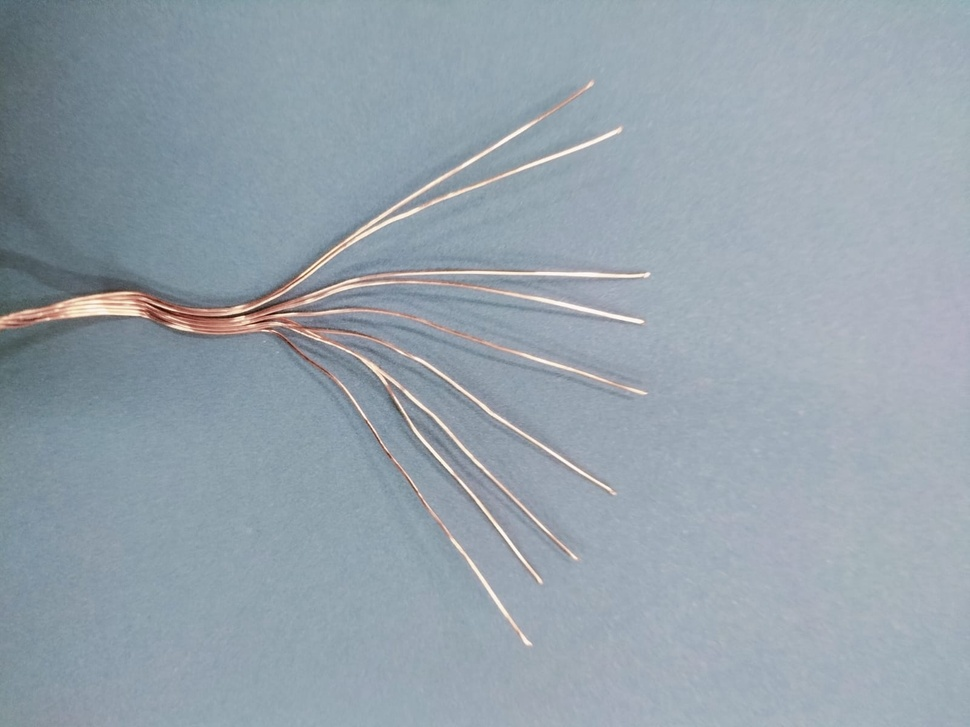
#> input picture data/dataset/images/train/11kwt.jpeg, 970 x 727 px, shrunk from 1600 x 1200 before the run; its folder holds only this picture in this run
$ python augment.py
#> lines starting #> are read from the running program, lines starting #| are printed output that depends on the picture
"""
Auto-Augmentation Script untuk YOLO Dataset
Menghasilkan 8 variasi dari setiap gambar + otomatis update label
"""

import cv2
import numpy as np
from pathlib import Path
import random
import shutil
import argparse

class YOLOAugmentor:
    def __init__(self, image_input_dir, label_input_dir, image_output_dir, label_output_dir, num_variations=8):
        self.image_input_dir = Path(image_input_dir)
        self.label_input_dir = Path(label_input_dir)
        self.image_output_dir = Path(image_output_dir)
        self.label_output_dir = Path(label_output_dir)
        self.num_variations = num_variations

        # Extensions yang didukung
        self.image_exts = {'.jpg', '.jpeg', '.png', '.bmp', '.webp'}

        # Buat direktori output
        self.image_output_dir.mkdir(parents=True, exist_ok=True)
        self.label_output_dir.mkdir(parents=True, exist_ok=True)

    def load_yolo_labels(self, label_path):
        """Load label YOLO format"""
        if not label_path.exists():
            return []
        boxes = []
        with open(label_path, 'r') as f:
            for line in f:
                parts = line.strip().split()
                if len(parts) == 5:
                    cls, cx, cy, w, h = map(float, parts)
                    boxes.append((int(cls), cx, cy, w, h))
        return boxes

    def save_yolo_labels(self, boxes, label_path):
        """Save label YOLO format"""
        with open(label_path, 'w') as f:
            for cls, cx, cy, w, h in boxes:
                f.write(f"{cls} {cx:.6f} {cy:.6f} {w:.6f} {h:.6f}\n")

    def apply_flip_horizontal(self, image, boxes):
        """Flip horizontal"""
        new_image = cv2.flip(image, 1)
        new_boxes = []
        for cls, cx, cy, w, h in boxes:
            new_boxes.append((cls, 1.0 - cx, cy, w, h))
        return new_image, new_boxes

    def apply_brightness(self, image, boxes, factor):
        """Ubah brightness"""
        hsv = cv2.cvtColor(image, cv2.COLOR_BGR2HSV)
        hsv = hsv.astype(np.float32)
        hsv[:, :, 2] = hsv[:, :, 2] * factor
        hsv[:, :, 2] = np.clip(hsv[:, :, 2], 0, 255)
        hsv = hsv.astype(np.uint8)
        new_image = cv2.cvtColor(hsv, cv2.COLOR_HSV2BGR)
        return new_image, boxes

    def apply_contrast(self, image, boxes, alpha):
        """Ubah contrast"""
        new_image = cv2.convertScaleAbs(image, alpha=alpha, beta=0)
        return new_image, boxes

    def apply_rotation_90(self, image, boxes):
        """Rotate 90 derajat clockwise"""
        h, w = image.shape[:2]
        new_image = cv2.rotate(image, cv2.ROTATE_90_CLOCKWISE)
        new_h, new_w = new_image.shape[:2]
        new_boxes = []
        for cls, cx, cy, bw, bh in boxes:
            # Transform koordinat
            new_cx = cy
            new_cy = 1.0 - cx
            new_bw = bh * (new_w / w)
            new_bh = bw * (new_h / h)
            new_boxes.append((cls, new_cx, new_cy, new_bw, new_bh))
        return new_image, new_boxes

    def apply_rotation_180(self, image, boxes):
        """Rotate 180 derajat"""
        new_image = cv2.rotate(image, cv2.ROTATE_180)
        new_boxes = []
        for cls, cx, cy, w, h in boxes:
            new_boxes.append((cls, 1.0 - cx, 1.0 - cy, w, h))
        return new_image, new_boxes

    def apply_rotation_270(self, image, boxes):
        """Rotate 270 derajat clockwise"""
        h, w = image.shape[:2]
        new_image = cv2.rotate(image, cv2.ROTATE_90_COUNTERCLOCKWISE)
        new_h, new_w = new_image.shape[:2]
        new_boxes = []
        for cls, cx, cy, bw, bh in boxes:
            new_cx = 1.0 - cy
            new_cy = cx
            new_bw = bh * (new_w / w)
            new_bh = bw * (new_h / h)
            new_boxes.append((cls, new_cx, new_cy, new_bw, new_bh))
        return new_image, new_boxes

    def apply_blur(self, image, boxes, kernel_size=5):
        """Tambah blur gaussian"""
        new_image = cv2.GaussianBlur(image, (kernel_size, kernel_size), 0)
        return new_image, boxes

    def apply_noise(self, image, boxes, sigma=10):
        """Tambah noise"""
        noise = np.random.normal(0, sigma, image.shape).astype(np.float32)
        new_image = image.astype(np.float32) + noise
        new_image = np.clip(new_image, 0, 255).astype(np.uint8)
        return new_image, boxes

    def apply_saturation(self, image, boxes, factor):
        """Ubah saturation"""
        hsv = cv2.cvtColor(image, cv2.COLOR_BGR2HSV)
        hsv = hsv.astype(np.float32)
        hsv[:, :, 1] = hsv[:, :, 1] * factor
        hsv[:, :, 1] = np.clip(hsv[:, :, 1], 0, 255)
        hsv = hsv.astype(np.uint8)
        new_image = cv2.cvtColor(hsv, cv2.COLOR_HSV2BGR)
        return new_image, boxes

    def generate_variations(self, image, boxes):
        """Generate semua variasi dari satu gambar"""
        variations = []
        aug_funcs = [
            ("flip_h", self.apply_flip_horizontal),
            ("bright_1.3", lambda img, b: self.apply_brightness(img, b, 1.3)),
            ("bright_0.7", lambda img, b: self.apply_brightness(img, b, 0.7)),
            ("contrast_1.3", lambda img, b: self.apply_contrast(img, b, 1.3)),
            ("contrast_0.7", lambda img, b: self.apply_contrast(img, b, 0.7)),
            ("rot90", self.apply_rotation_90),
            ("rot180", self.apply_rotation_180),
            ("rot270", self.apply_rotation_270),
            ("blur", self.apply_blur),
            ("noise", lambda img, b: self.apply_noise(img, b, 15)),
            ("sat_1.3", lambda img, b: self.apply_saturation(img, b, 1.3)),
            ("sat_0.7", lambda img, b: self.apply_saturation(img, b, 0.7)),
        ]

        # Ambil 8 variasi acak (atau semua jika kurang dari 8)
        selected = random.sample(aug_funcs, min(self.num_variations, len(aug_funcs)))

        for name, func in selected:
            try:
                new_img, new_boxes = func(image.copy(), boxes)
                variations.append((name, new_img, new_boxes))
            except Exception as e:
                print(f"  Warning: Gagal augmentasi {name}: {e}")

        return variations

    def process_all(self):
        """Process semua gambar di direktori"""
        # Ambil semua gambar
        images = sorted([
            f for f in self.image_input_dir.iterdir()
            if f.suffix.lower() in self.image_exts
        ])

        total_original = len(images)
        total_augmented = 0

        print(f"\n📁 Image Input: {self.image_input_dir}")
        print(f"📁 Label Input: {self.label_input_dir}")
        print(f"📁 Image Output: {self.image_output_dir}")
        print(f"📁 Label Output: {self.label_output_dir}")
        print(f"🖼️  Gambar asli: {total_original}")
        print(f"🔄 Variasi per gambar: {self.num_variations}")
        print(f"📊 Estimasi total: {total_original * self.num_variations} augmented")
        print("\n" + "="*50)

        for img_path in images:
            # Load gambar
            image = cv2.imread(str(img_path))
#> image is the input picture: shape (727, 970, 3); mean B, G, R 172.4, 162.5, 149.9
            if image is None:
                print(f"❌ Gagal load: {img_path.name}")
                continue

            # Load labels dari direktori label yang benar
            label_path = self.label_input_dir / f"{img_path.stem}.txt"
            boxes = self.load_yolo_labels(label_path)

            print(f"\n🖼️  {img_path.name} ({len(boxes)} boxes)")

            # Generate variasi
            variations = self.generate_variations(image, boxes)
#> the loop in generate_variations, `for name, func in selected:` made 8 passes
#> pass 1, in apply_rotation_180, `new_image = cv2.rotate(image, cv2.ROTATE_180)`:
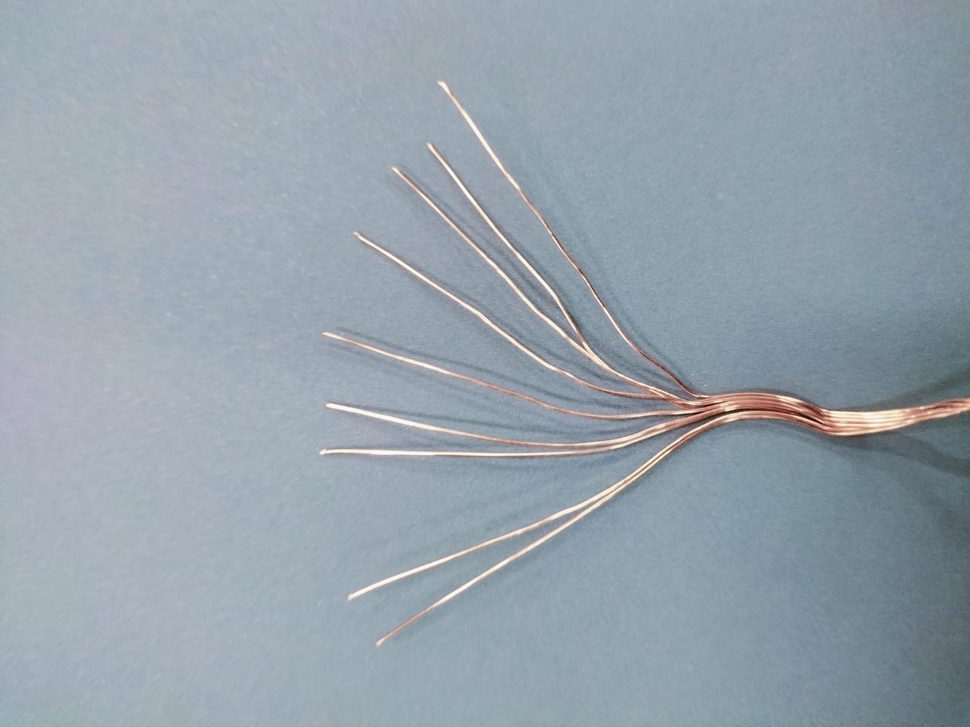
#> new_image: shape (727, 970, 3); mean of channels 0, 1, 2 172.4, 162.5, 149.9; drawn as B, G, R
#> after the loop in generate_variations, `for name, func in selected:`: variations = 8 items
#> variations = 8 items

            # Simpan original juga
            base_name = img_path.stem
            ext = img_path.suffix

            # Simpan original
            cv2.imwrite(str(self.image_output_dir / f"{base_name}_orig{ext}"), image)
            self.save_yolo_labels(boxes, self.label_output_dir / f"{base_name}_orig.txt")

            # Simpan variasi
            for i, (aug_name, aug_img, aug_boxes) in enumerate(variations):
                new_name = f"{base_name}_{aug_name}{ext}"
                new_label = f"{base_name}_{aug_name}.txt"

                success = cv2.imwrite(str(self.image_output_dir / new_name), aug_img)
                if success:
                    self.save_yolo_labels(aug_boxes, self.label_output_dir / new_label)
                    print(f"  ✅ {new_name}")
                    total_augmented += 1
                else:
                    print(f"  ❌ Gagal simpan: {new_name}")
#> this loop made 8 passes
#> (aug_name, new_name, new_label) on pass 3: ('flip_h', '11kwt_flip_h.jpeg', '11kwt_flip_h.txt')
#> (aug_name, new_label) on passes 1, 2, 4, 5, 6, 7: ('rot180', '11kwt_rot180.txt'), ('sat_0.7', '11kwt_sat_0.7.txt'), ('contrast_0.7', '11kwt_contrast_0.7.txt'), ('rot270', '11kwt_rot270.txt'), ('contrast_1.3', '11kwt_contrast_1.3.txt'), ('bright_0.7', '11kwt_bright_0.7.txt')
#|   ✅ 11kwt_rot180.jpeg
#|   ✅ 11kwt_sat_0.7.jpeg
#|   ✅ 11kwt_flip_h.jpeg
#|   ✅ 11kwt_contrast_0.7.jpeg
#|   ✅ 11kwt_rot270.jpeg
#|   ✅ 11kwt_contrast_1.3.jpeg
#|   ✅ 11kwt_bright_0.7.jpeg
#|   ✅ 11kwt_sat_1.3.jpeg
#> after the loop, total_augmented = 8

            print(f"  → Total: 1 original + {len(variations)} variasi")
#|   → Total: 1 original + 8 variasi

        print("\n" + "="*50)
        print(f"✅ SELESAI!")
        print(f"   Original: {total_original}")
        print(f"   Augmented: {total_augmented}")
#|    Augmented: 8
        print(f"   Total file: {total_original + total_augmented}")
#|    Total file: 9
        print(f"   Lokasi Gambar: {self.image_output_dir}")
#|    Lokasi Gambar: data/dataset/images/augmented
        print(f"   Lokasi Label: {self.label_output_dir}")
#|    Lokasi Label: data/dataset/labels/augmented


def main():
    parser = argparse.ArgumentParser(description='YOLO Auto-Augmentation')
    parser.add_argument('--image-input', '-i', type=str,
                        default='data/dataset/images/train',
                        help='Direktori gambar input')
    parser.add_argument('--label-input', '-li', type=str,
                        default='data/dataset/labels/train',
                        help='Direktori label input')
    parser.add_argument('--output', '-o', type=str,
                        default='data/dataset/images/augmented',
                        help='Direktori output gambar')
    parser.add_argument('--label-output', '-lo', type=str,
                        default='data/dataset/labels/augmented',
                        help='Direktori output label')
    parser.add_argument('--variations', '-v', type=int,
                        default=8,
                        help='Jumlah variasi per gambar (default: 8)')

    args = parser.parse_args()

    print("🚀 YOLO Auto-Augmentation Script")
    print("="*50)

    image_input_dir = Path(args.image_input)
    label_input_dir = Path(args.label_input)
    output_dir = Path(args.output)

    if not image_input_dir.exists():
        print(f"❌ Direktori gambar tidak ditemukan: {image_input_dir}")
        return

    if not label_input_dir.exists():
        print(f"❌ Direktori label tidak ditemukan: {label_input_dir}")
        return

    # Pastikan direktori output ada
    output_dir = Path(args.output)
    label_output_dir = Path(args.label_output)
    output_dir.mkdir(parents=True, exist_ok=True)
    label_output_dir.mkdir(parents=True, exist_ok=True)

    augmentor = YOLOAugmentor(
        image_input_dir=image_input_dir,
        label_input_dir=label_input_dir,
        image_output_dir=output_dir,
        label_output_dir=label_output_dir,
        num_variations=args.variations
    )
    augmentor.process_all()

    print("\n✅ Semua augmentasi selesai!")


if __name__ == "__main__":
    main()

$ run again, on data/dataset/images/train/1kwt.jpeg
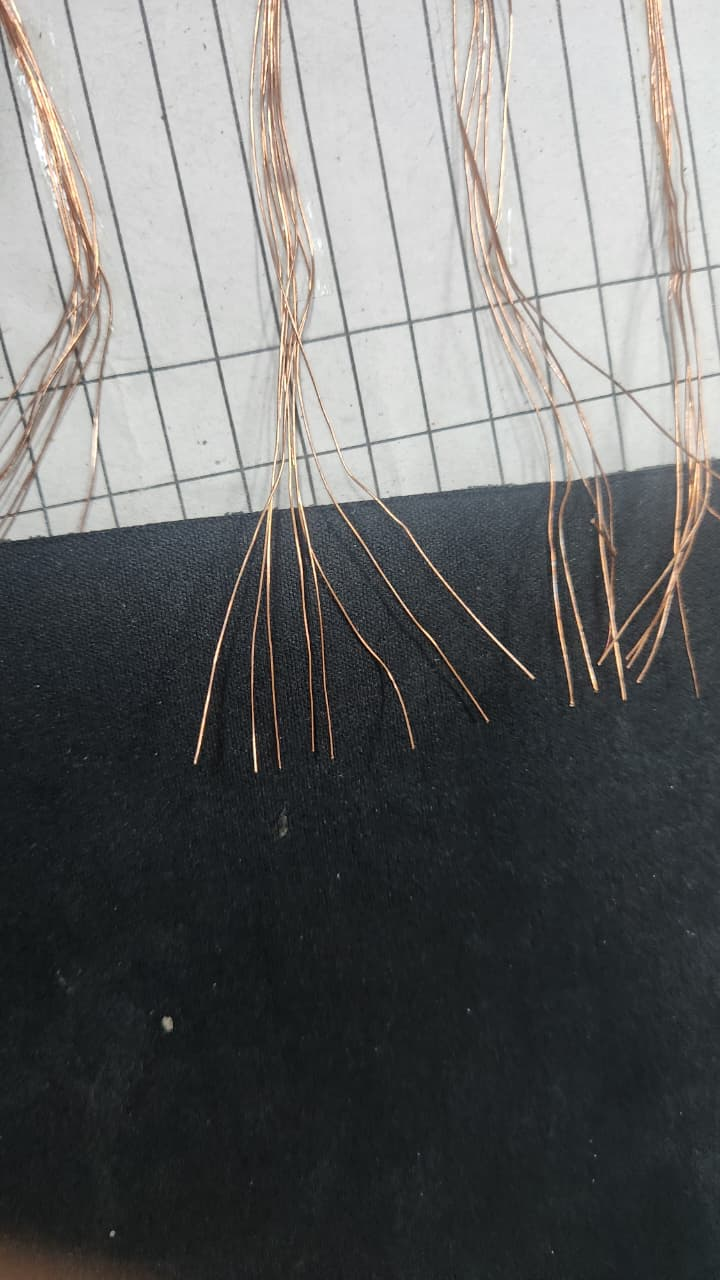
#> input picture data/dataset/images/train/1kwt.jpeg, 720 x 1280 px
#> in process_all, image is the input picture: shape (1280, 720, 3); mean B, G, R 105.4, 105.6, 104.7
#> the loop in generate_variations, `for name, func in selected:` made 8 passes
#> pass 1, in apply_rotation_180, `new_image = cv2.rotate(image, cv2.ROTATE_180)`:
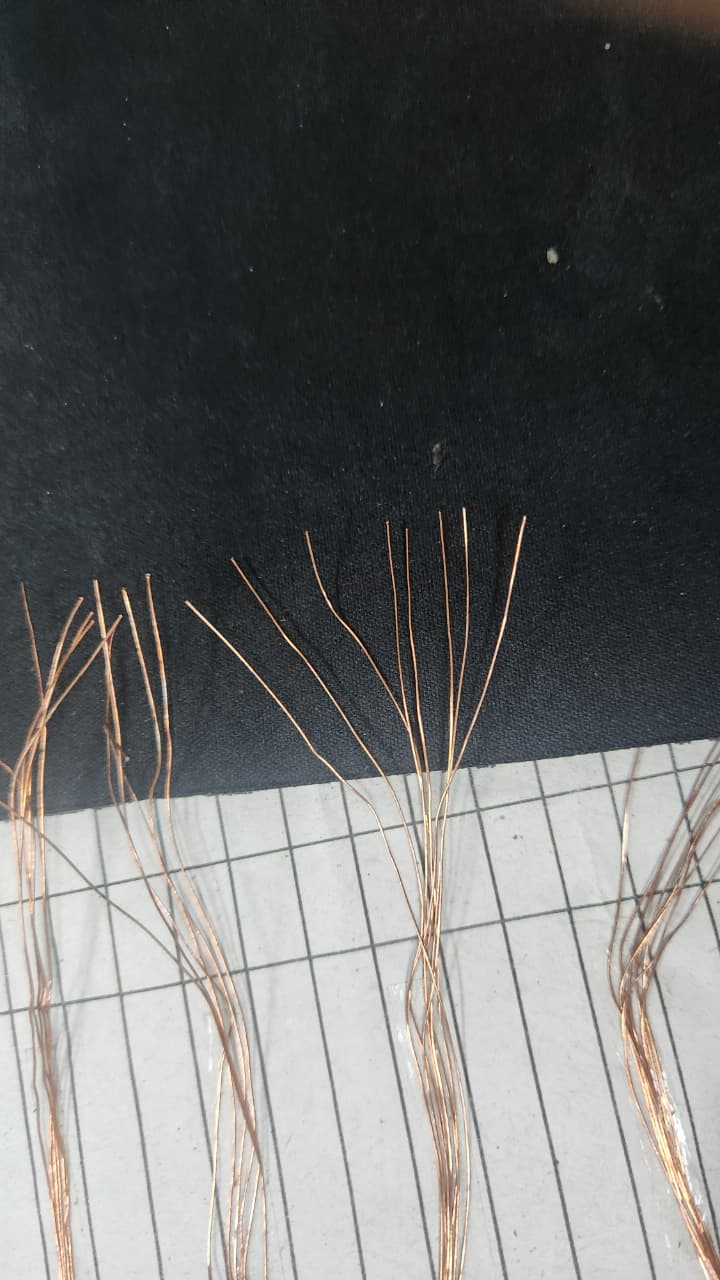
#> new_image: shape (1280, 720, 3); mean of channels 0, 1, 2 105.4, 105.6, 104.7; drawn as B, G, R
#> after the loop in generate_variations, `for name, func in selected:`: variations = 8 items
#> the loop in process_all, `for i, (aug_name, aug_img, aug_boxes) in enumerate(variations):` made 8 passes
#> (aug_name, new_name, new_label) on pass 3: ('flip_h', '1kwt_flip_h.jpeg', '1kwt_flip_h.txt')
#> (printed output is left out)
#> after the loop in process_all, `for i, (aug_name, aug_img, aug_boxes) in enumerate(variations):`: total_augmented = 8
#|   → Total: 1 original + 8 variasi
#|    Augmented: 8
#|    Total file: 9
#|    Lokasi Gambar: data/dataset/images/augmented
#|    Lokasi Label: data/dataset/labels/augmented
